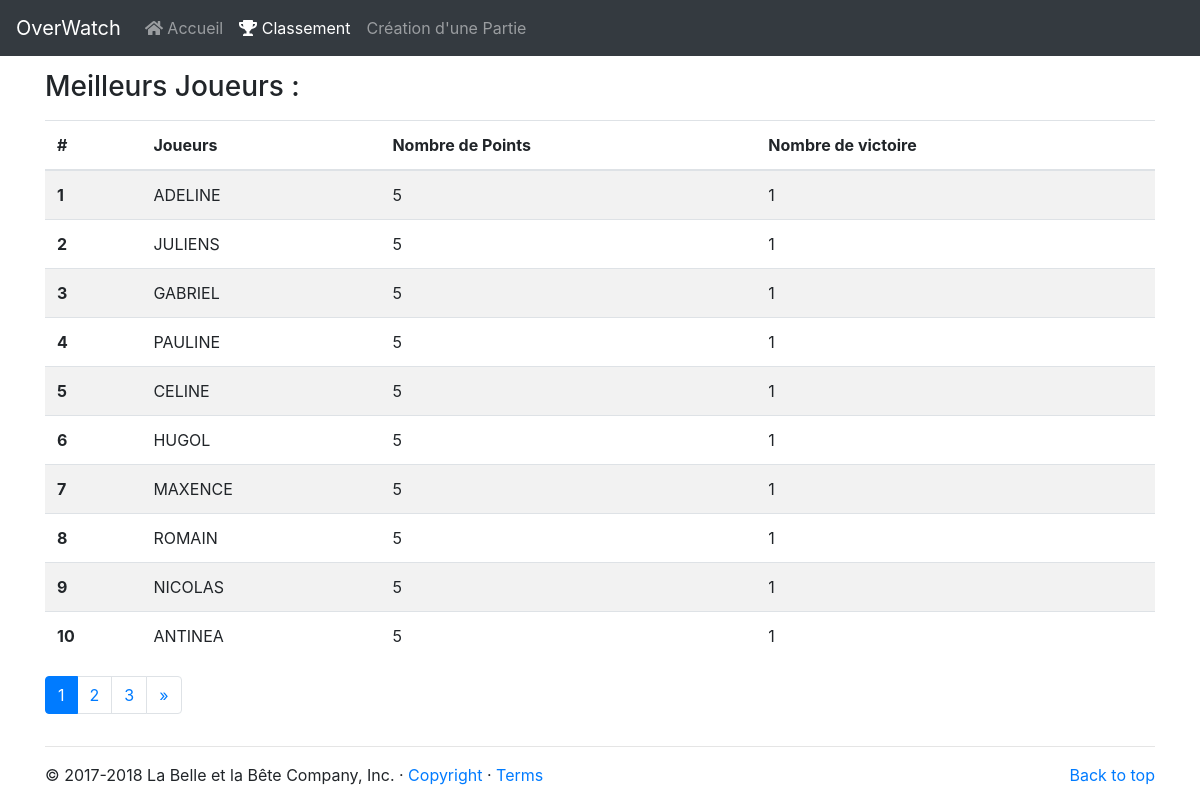
/rating.php?page=1, run on the app's committed database.
### tables this page shows
CREATE TABLE IF NOT EXISTS `player` (
  `id` int(11) UNSIGNED NOT NULL AUTO_INCREMENT,
  `player_Name` varchar(255) DEFAULT NULL,
  `number_of_Match` int(10) DEFAULT '0',
  `Points` int(10) DEFAULT '0',
  `number_of_Victory` int(10) DEFAULT '0',
  PRIMARY KEY (`id`)
);

### rating.php (the view, shortened to what this page needs)
<?php
$dsn = 'mysql:dbname=overwatch;host=127.0.0.1';
$user = 'root';
$password = '';
$connection = new PDO($dsn, $user, $password, [PDO::ATTR_ERRMODE => PDO::ERRMODE_EXCEPTION]);
$statement = $connection->prepare("
    SELECT player_Name, Points, number_of_Victory
    FROM player
    ORDER BY Points DESC;
");
$statement->execute();
$rating=$statement->fetchAll();
$countPerPage = 10;
$pageCount = ceil(count($rating) / $countPerPage);
$page = 1;
if (isset($_GET['page'])) {
    $page = (int)$_GET['page'];
}
 ?>
<!doctype html>
<html lang="fr">
<head>
    <link defer rel="stylesheet" href="https://maxcdn.bootstrapcdn.com/bootstrap/4.0.0/css/bootstrap.min.css">
</head>
<body>
    <nav class="navbar navbar-expand-md navbar-dark fixed-top bg-dark">
        <a class="navbar-brand" href="index.php">OverWatch</a>
        <div class="collapse navbar-collapse" id="navbar-menu">
            <ul class="navbar-nav mr-auto">
                <li class="nav-item">
                    <a class="nav-link" href="index.php">
                        <i class="fas fa-home"></i> Accueil
                    </a>
                </li>
                <li class="nav-item active">
                    <a class="nav-link" href="rating.php?page=1">
                        <i class="fas fa-trophy"></i> Classement
                    </a>
                </li>
                <li class="nav-item">
                    <a class="nav-link" href="Insert_Players_In_Game.php">
                        Création d'une Partie
                    </a>
                </li>
            </ul>
        </div>
    </nav>
    <main role="main">
        <div class="container">
            <div class="row">
                <div class="col-sm-12">
                    <h2 class="page-title">
                    </h2>
                    <?php if ($rating==[]) {
                        for ($j=0; $j<5; $j++) {
                            print("<br></br>");
                        }
                        ?>
                            <center><h1>Il n'y a eu aucun match de joué pour l'instant!<h1></center>
                    <?php }
                     else { ?>
                            <br><h3>
                                Meilleurs Joueurs :
                            </p></h3>
                            <table class="table table-striped">
                                <thead>
                                    <tr>
                                        <th scope="col">#</th>
                                        <th scope="col">Joueurs</th>
                                        <th scope="col">
                                            Nombre de Points
                                        </th>
                                        <th scope="col">
                                            Nombre de victoire
                                        </th>
                                    </tr>
                                </thead>
                                <tbody>
                                    <?php
                                     for ($i=($_GET['page']*$countPerPage)-$countPerPage;$i<($_GET['page']*$countPerPage);$i++){
                                         $number=$i+1;
                                        if(isset($rating[$i][0])){
                                            print( '<tr> <th scope="row">'.$number.'</th>
                                                        <td><a >'.$rating[$i][0].'</a></td>
                                                        <td><a >'.$rating[$i][1].'</a></td>
                                                        <td><a >'.$rating[$i][2].'</a></td>
                                                    </tr>');
                                        }
                                    } ?>
                                </tbody>
                            </table>
                            <nav aria-label="Page navigation example">
                                <ul class="pagination">
                                    <?php for ($i = $page - 2; $i <= $page + 2; $i++) { ?>
                                            <?php if ($i > 0 && $i <= $pageCount) { ?>
                                                <li class="page-item <?php if ($i === $page) { print 'active'; } ?>">
                                                    <a class="page-link" href="rating.php?page=<?= $i ?>">
                                                        <?= $i ?>
                                                    </a>
                                                </li>
                                            <?php } ?>
                                    <?php } ?>
                                    <?php if ($page < $pageCount) { ?>
                                        <li class="page-item">
                                            <a class="page-link" href="rating.php?page=<?= $page + 1 ?>">
                                                &raquo;
                                            </a>
                                        </li>
                                    <?php } ?>
                                </ul>
                            </nav>
                        </div>
                    </div>
                    <hr>
                </main>
                <footer class="container">
                  <p class="float-right"><a href="rating.php?page=1">Back to top</a></p>
                  <p>&copy; 2017-2018 La Belle et la Bête Company, Inc. &middot; <a href="#">Copyright</a> &middot; <a href="#">Terms</a></p>
                </footer>
        <?php }?>
    </body>
    </html>

### data on the page
player: number "1", player_Name "ADELINE", Points "5", number_of_Victory "1"
player: number "2", player_Name "JULIENS", Points "5", number_of_Victory "1"
player: number "3", player_Name "GABRIEL", Points "5", number_of_Victory "1"
player: number "4", player_Name "PAULINE", Points "5", number_of_Victory "1"
player: number "5", player_Name "CELINE", Points "5", number_of_Victory "1"
player: number "6", player_Name "HUGOL", Points "5", number_of_Victory "1"
player: number "7", player_Name "MAXENCE", Points "5", number_of_Victory "1"
player: number "8", player_Name "ROMAIN", Points "5", number_of_Victory "1"
player: number "9", player_Name "NICOLAS", Points "5", number_of_Victory "1"
player: number "10", player_Name "ANTINEA", Points "5", number_of_Victory "1"
